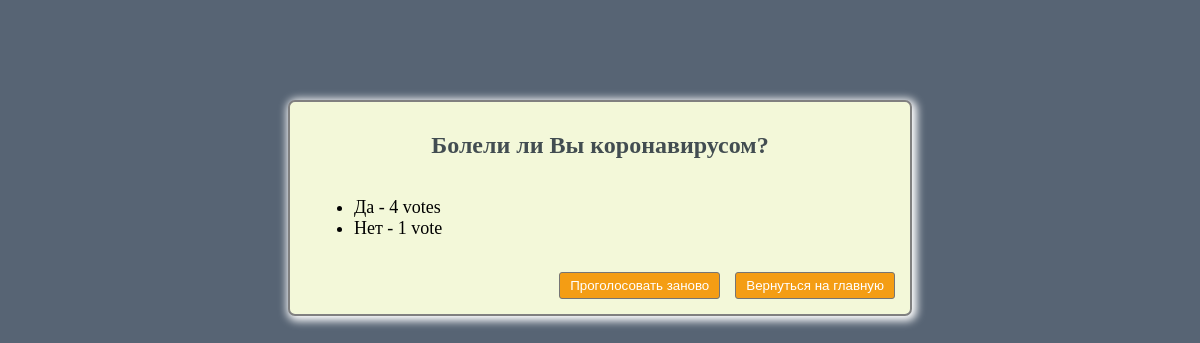
Page /polls/1/results/ on the committed database.
### polls/models.py (models this page shows, shortened)
class Question(models.Model):
    question_text = models.CharField(max_length=200)
    pub_date = models.DateTimeField('date published')

class Choice(models.Model):
    question = models.ForeignKey(Question, on_delete=models.CASCADE)
    choice_text = models.CharField(max_length=200)
    votes = models.IntegerField(default=0)

### polls/views.py (the view)
# urls.py: path('<int:pk>/results/', views.ResultsView.as_view(), name='results'),
class ResultsView(generic.DetailView):
    model = Question
    template_name = 'polls/results.html'

### polls/templates/polls/results.html (shortened to what this page needs)
<!DOCTYPE html>
<html lang="en">
<head>
    {% load static %}
    <link rel="stylesheet" type="text/css" href="{% static 'polls/style.css' %}">
</head>
<body class="body">
    <div class="center-div">
        <div class="title">
            <h2 class="header">{{ question.question_text }}</h2>
        </div>
        <ul class="ul-results">
            {% for choice in question.choice_set.all %}
                <li>{{ choice.choice_text }} - {{ choice.votes }} vote{{ choice.votes|pluralize }}</li>
            {% endfor %}
        </ul>
        <div class="btn-wrap">
            <a href="{% url 'polls:detail' question.id %}"><button type="submit" class="btn">Проголосовать заново</button></a>
            <a href="{% url 'polls:index' %}"><button type="submit" class="btn">Вернуться на главную</button></a>
        </div>
    </div>
</body>
</html>

### polls/static/polls/style.css (style rules this page uses)
.ul-results { padding-left: 64px; font-size: 18px; }
.header { padding: 0 15px; text-align: center; }
.body { background: #576474; }
.center-div { width: 620px; padding: 10px 0 15px; margin: 100px auto; background: #f3f8d9; box-shadow: 2px 2px 8px 3px #fff; border: 2px solid gray; border-radius: 7px; }
.title { display: flex; justify-content: center; color: #424d51; }
.btn { background: #f49d14; border: 1px solid #757575; border-radius: 3px; padding: 5px 10px; color: #fff; margin-right: 15px; }
.btn-wrap { display: flex; justify-content: flex-end; padding-top: 15px; }

### rows in the picture
Question: question_text "Болели ли Вы коронавирусом?"
Choice: choice_text "Да", votes "4"
Choice: choice_text "Нет", votes "1"
